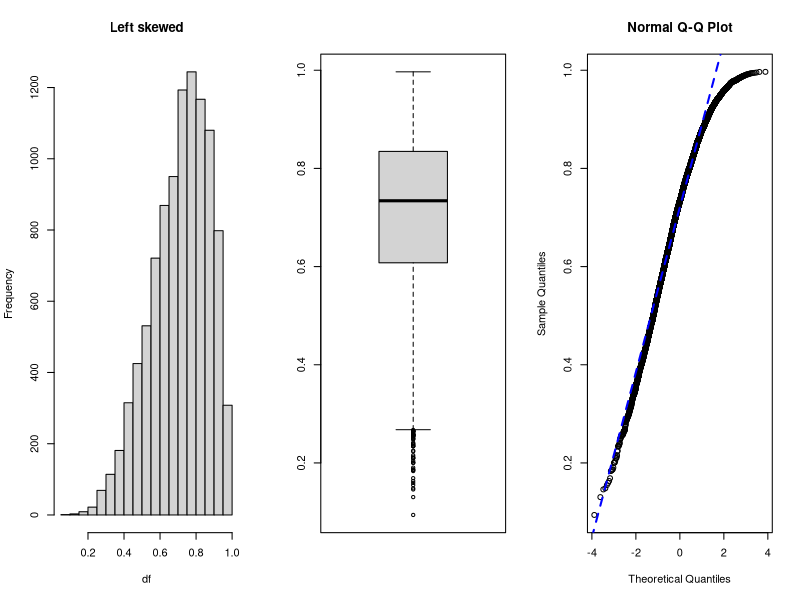
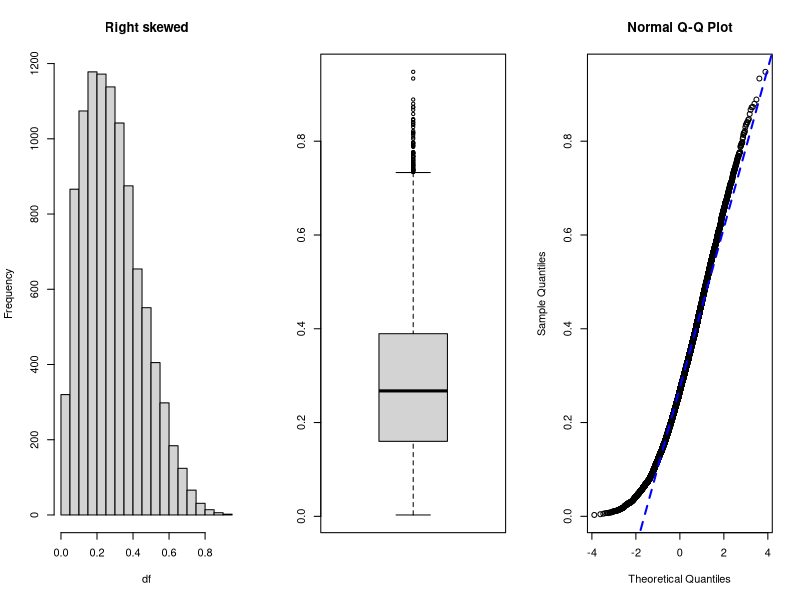
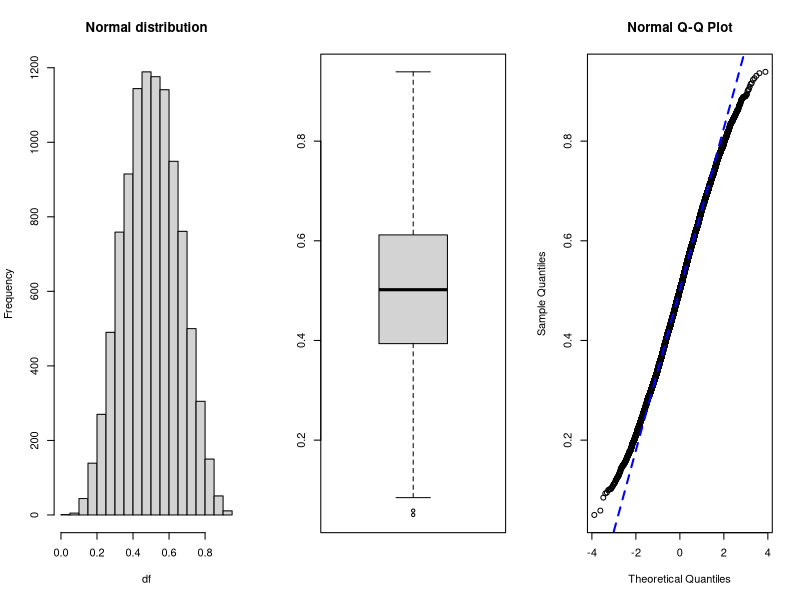

Reproduce these figures in R, in order.
## ---- chunk 1
knitr::opts_chunk$set(
	echo = TRUE,
	message = FALSE,
	warning = FALSE
)
pg <- palmerpenguins::penguins
library(tidyverse)
## ---- chunk 2
par(mfrow=c(1,3))
df <- rbeta(10000,5,2)
hist(df, main = "Left skewed")
boxplot(df)
qqnorm(df); qqline(df, col="blue", lwd = 2, lty = 2)
## ---- chunk 3
par(mfrow=c(1,3))
df <- rbeta(10000,2,5)
hist(df, main = "Right skewed")
boxplot(df)
qqnorm(df); qqline(df, col="blue", lwd = 2, lty = 2)
## ---- chunk 4
par(mfrow=c(1,3))
df <- rbeta(10000,5,5)
hist(df, main = "Normal distribution")
boxplot(df)
qqnorm(df); qqline(df, col="blue", lwd = 2, lty = 2)
par(mfrow=c(1,1))
